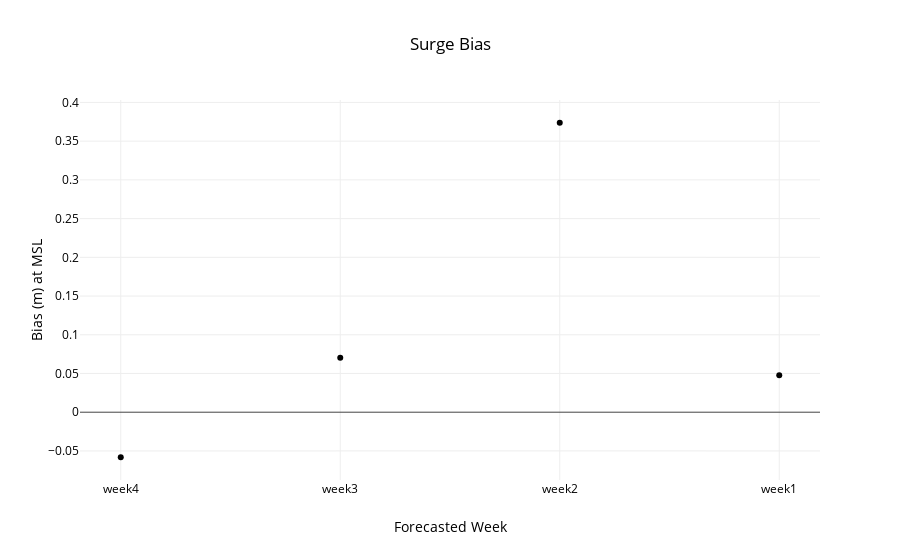

The cell this chart's notebook holds for it:
### Code cell
week = ['nan','week4','week3','week2','week1']
data = utils.metric(files,week,start,26642)
title,x,y='Surge Bias','Forecasted Week','Bias (m) at MSL'
layout=utils.layout(title,x,y)
fig = go.Figure(data=data, layout=layout)
interactive = iplot(fig)
#po.plot(fig,filename=root_dir+'\\'+'metric.html')

### Figure 1 — Plotly figure (JSON) as saved in the notebook; plotly's stock layout.template omitted (floating-point values rounded to 4 significant figures)
{"data": [{"line": {"color": "rgba(255, 153, 0)"}, "mode": "markers", "type": "scatter", "uid": "c75d5d1e-8bd1-4a19-938c-e67b1c5942b4", "x": ["week4", "week3", "week2", "week1"], "y": [-0.05815, 0.07037, 0.3738, 0.04762]}], "layout": {"autosize": true, "font": {"color": "rgb(0, 0, 0)"}, "legend": {"orientation": "h"}, "paper_bgcolor": "rgb(255,255,255)", "plot_bgcolor": "rgb(255,255,255)", "title": "Surge Bias", "xaxis": {"autorange": true, "range": [-0.1928, 3.193], "title": "Forecasted Week", "type": "category"}, "yaxis": {"autorange": true, "range": [-0.08979, 0.4054], "title": "Bias (m) at MSL", "type": "linear"}}}
